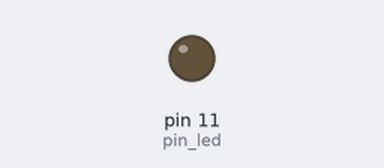
A sketch run on a simulated Arduino Uno, built with avr-gcc and run on an emulated ATmega328P. Parts: output pins drawn as LEDs (lit = HIGH).

Above: at 0.05 s.
At 1.65 s:
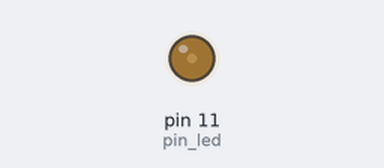
At 3.3 s:
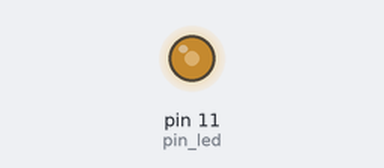
At 6.6 s:
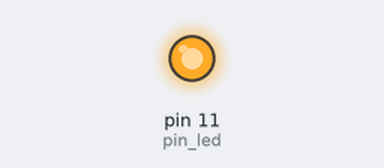
Timing chart, 0 to 8.6 s (numbered marks = the images above):
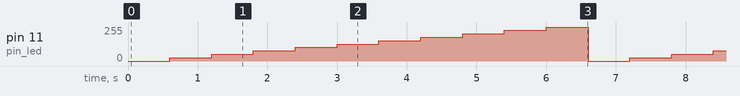

The sketch:

Led_PWM.ino
```cpp
// (licence header left out)
const int pin_led = 11; //Selection d'une broche PWM

float duty_cyle[11] = {0, 0.1, 0.2, 0.3, 0.4, 0.5, 0.6, 0.7, 0.8, 0.9, 1.0};//Création d'un tableau avec les différents rapports cycliques

void setup()
{

    pinMode(pin_led, OUTPUT);  //Mise en sortie de la broche LED

}//Fin setup

void loop() {

    for(int i=0;i<11;i++)
    {
        int value_r = duty_cyle[i]*255.0; //Conversion d'une valeur entre 0 et 1 en une valeur entre 0 et 255
        analogWrite(pin_led, value_r); //Change le rapport cyclique pendant 3 s
        delay(600);        //Attend 1s
    }

}//Fin loop
```

Measured:
- by itself, pin 11 (pin_led): repeats every 6.6 s: 51/255 0.60 s, 76/255 0.60 s, 102/255 0.60 s, 127/255 0.60 s, 153/255 0.60 s, 178/255 0.60 s, 204/255 0.60 s, 229/255 0.60 s, 255/255 0.60 s, 0/255 0.60 s, 25/255 0.60 s
